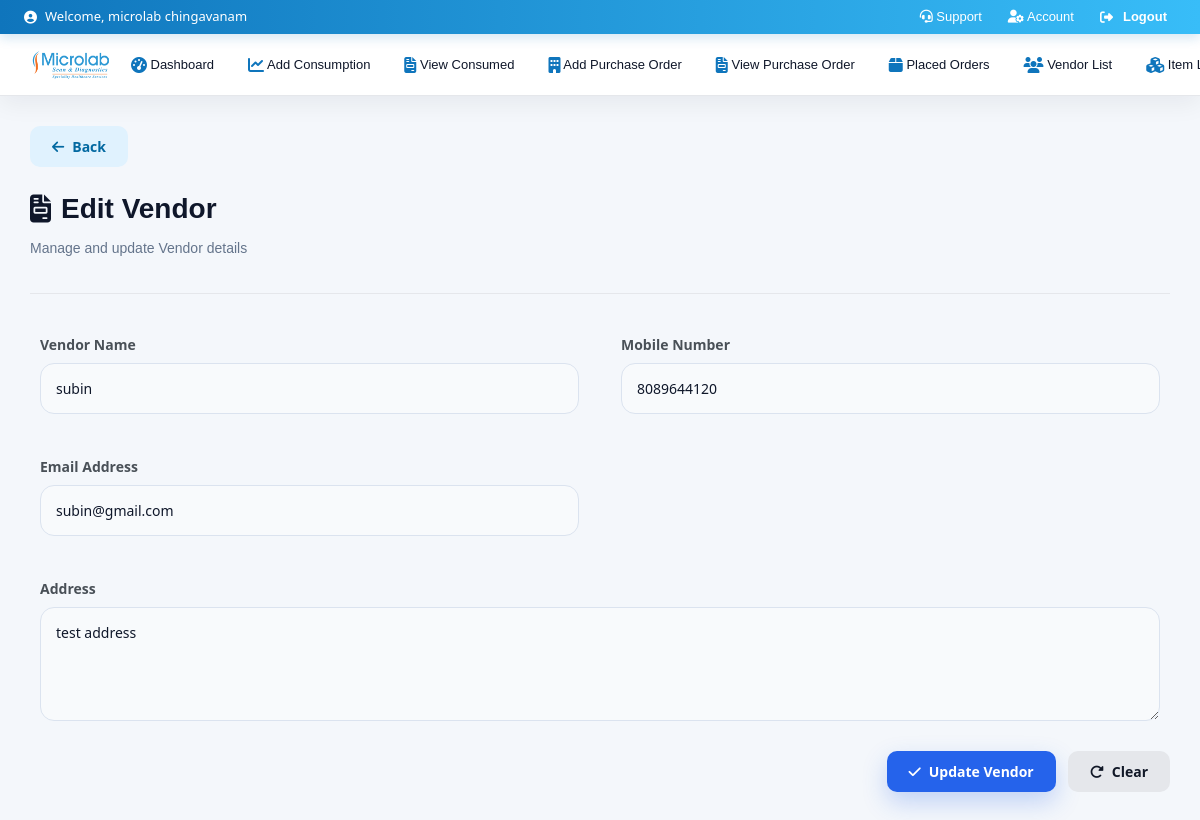
The app's page /vendors/update/342/ (signed in) with its own data.
### myapp/models.py (models this page shows, shortened)
class Registration(models.Model):
    First_name = models.CharField(max_length=200, null=True, blank=True)
    Last_name = models.CharField(max_length=200, null=True, blank=True)
    Email = models.EmailField(max_length=200, null=True, blank=True)
    Password = models.CharField(max_length=200, null=True, blank=True)
    Mobile_Number = models.CharField(max_length=200, null=True, blank=True)
    Registration_date = models.DateField(max_length=200, null=True, blank=True)
    Image = models.ImageField(upload_to='logo/', blank=True, null=True)
    gst_num = models.CharField(max_length=200, null=True, blank=True)
    address = models.TextField(max_length=1000, null=True, blank=True)
    User_Agreement = models.BooleanField(default=False)
    User_role = models.CharField(max_length=200, null=True, blank=True)
    created_at = models.DateField(auto_now_add=True, null=True, blank=True)
    user = models.OneToOneField(User, on_delete=models.CASCADE, null=True)
    edit_allowed = models.CharField(
        max_length=200,
        null=True,
        blank=True,
        default="False"
    )
    smtp_host = models.CharField(
        max_length=200,
        null=True,
        blank=True,
        default='smtp.gmail.com'
    )
    smtp_port = models.IntegerField(
        null=True,
        blank=True,
        default=587
    )
    smtp_email = models.EmailField(
        max_length=200,
        null=True,
        blank=True
    )
    smtp_password = models.CharField(
        max_length=500,
        null=True,
        blank=True
    )
    smtp_use_tls = models.BooleanField(default=True)
    payment_status=models.CharField(max_length=200, null=True, blank=True)
    payment_expiry= models.CharField(max_length=200, null=True, blank=True)

class Vendor(models.Model):
    name = models.CharField(max_length=255,null=True, blank=True)
    mobile_number = models.CharField(max_length=15,null=True, blank=True)
    email = models.EmailField(null=True, blank=True)
    address = models.TextField(null=True, blank=True)
    created_at = models.DateField(auto_now_add=True,null=True, blank=True)
    user = models.ForeignKey(User, on_delete=models.CASCADE, null=True, blank=True)  # Add this

### myapp/views.py (the view, shortened to what this page needs)
# urls.py: path('vendors/update/<int:pk>/', views.vendor_update, name='vendor_update'),
def vendor_update(request, pk):
    bok = Registration.objects.get(id=request.session['logg'])
    vendor = get_object_or_404(Vendor, pk=pk)
    return render(request, 'vendor_update.html', {'vendor': vendor,'bok':bok})

### templates/vendor_update.html (shortened to what this page needs)
{% include 'navbar3.html' %}
<!DOCTYPE html>
<html lang="en">
<head>
    <link rel="stylesheet" href="https://cdnjs.cloudflare.com/ajax/libs/font-awesome/6.5.1/css/all.min.css">
</head>
<body>
    <div class="main-content">
        <div class="full-page-form">
            <div class="page-header">
                <div>
                  <button type="button"
                  class="btn-modern btn-back"
                  onclick="window.location.href='{% url 'vendor_list' %}'">
              <i class="fa-solid fa-arrow-left"></i>
              Back
          </button>
          <br>  <br>
                    <h2>
                        <i class="fa-solid fa-file-invoice"></i>
                        Edit Vendor
                    </h2>
                    <p>
                        Manage and update Vendor details
                    </p>
                </div>
            </div>
        <form method="post"
              enctype="multipart/form-data"
              action="{% url 'vendor_update' vendor.id %}"
              novalidate>
            <div class="form-grid">
                <div class="form-group">
                    <label for="name">Vendor Name</label>
                    <input type="text"
                           id="name"
                           name="name"
                           value="{{ vendor.name }}"
                           required
                           pattern="[A-Za-z\s]{3,}"
                           title="Enter at least 3 letters">
                </div>
                <div class="form-group">
                    <label for="mobile_number">Mobile Number</label>
                    <input type="text"
                           id="mobile_number"
                           name="mobile_number"
                           value="{{ vendor.mobile_number }}"
                           required
                           pattern="\d{10}"
                           title="Enter 10 digit number">
                </div>
                <div class="form-group">
                    <label for="email">Email Address</label>
                    <input type="email"
                           id="email"
                           name="email"
                           value="{{ vendor.email }}"
                           required>
                </div>
                <div class="form-group col-span-3">
                    <label for="address">Address</label>
                    <textarea id="address"
                              name="address"
                              rows="4"
                              required>{{ vendor.address }}</textarea>
                </div>
            </div>
            <div class="button-area">
                <button type="submit" class="btn-modern btn-update">
                    <i class="fa-solid fa-check"></i>
                    Update Vendor
                </button>
                <button type="reset" class="btn-modern btn-clear">
                    <i class="fa-solid fa-rotate-right"></i>
                    Clear
                </button>
            </div>
        </form>
    </div>
</div>
</body>
</html>

### templates/navbar3.html (shortened to what this page needs)
{% include 'links.html' %}
{% load static %}
<div class="ml-top-support-bar d-flex justify-content-between align-items-center">
    <div class="ml-top-support-left">
        <i class="fas fa-user-circle"></i>
        <span>Welcome, {{ bok.First_name }}</span>
    </div>
    <div class="ml-top-support-links">
        <a href="mailto:aslamchirayil0001@gmail.com?subject=Support%20Request">
            <i class="fas fa-headset"></i> Support
        </a>
        <a href="{% url 'update_employee' %}">
            <i class="fas fa-user-cog"></i> Account
        </a>
        <a href="#" id="logoutBtn" style="color: white;">
            <i class="fas fa-sign-out-alt"></i> Logout
        </a>
    </div>
</div>
<nav class="navbar navbar-expand-lg ml-navbar-horizontal">
    <a class="ml-navbar-brand" href="/dashboard">
        <img src="{% static 'logo.png' %}" alt="Microlab Logo">
    </a>
    <div class="collapse navbar-collapse" id="mlNavbarNav">
        <ul class="navbar-nav ms-auto">
            <li class="nav-item"><a class="nav-link" href="/dashboard"><i class="fas fa-tachometer-alt"></i> Dashboard</a></li>
            <li class="nav-item"><a class="nav-link" href="/view_consumed_orders"><i class="fas fa-chart-line"></i> Add Consumption</a></li>
            <li class="nav-item"><a class="nav-link" href="/custom_consumed"><i class="fas fa-file-invoice"></i> View Consumed</a></li>
            <li class="nav-item"><a class="nav-link" href="/company_list"><i class="fas fa-building"></i> Add Purchase Order</a></li>
            <li class="nav-item"><a class="nav-link" href="/view_purchase_orders"><i class="fas fa-file-invoice"></i> View Purchase Order</a></li>
            <li class="nav-item"><a class="nav-link" href="/placed_orders"><i class="fas fa-box"></i> Placed Orders</a></li>
            <li class="nav-item"><a class="nav-link" href="/vendor_list"><i class="fas fa-users"></i> Vendor List</a></li>
            <li class="nav-item"><a class="nav-link" href="/item_list"><i class="fas fa-cubes"></i> Item List</a></li>
        </ul>
    </div>
</nav>

### templates/navbar3.html (style rules this page uses)
:root { --ml-nav-primary: #0f75bc; --ml-nav-dark: #0f172a; --ml-nav-border: #e5e7eb; --ml-nav-bg: rgba(255, 255, 255, 0.96); }
body.ml-navbar-page { padding-top: 96px; background: #f4f7fb; }
.ml-top-support-bar { position: fixed; top: 0; left: 0; width: 100%; min-height: 34px; background: linear-gradient(90deg, #0f75bc, #38bdf8); color: #fff; z-index: 1050; padding: 0 24px; font-size: 13px; font-weight: 500; box-shadow: 0 4px 12px rgba(15, 117, 188, 0.18); }
.ml-top-support-left, .ml-top-support-links { display: flex; align-items: center; gap: 8px; white-space: nowrap; }
.ml-top-support-bar a { color: #fff; text-decoration: none; padding: 4px 9px; border-radius: 20px; transition: 0.25s ease; }
.ml-navbar-horizontal { position: fixed; top: 34px; left: 0; width: 100%; min-height: 62px; background: var(--ml-nav-bg); backdrop-filter: blur(14px); -webkit-backdrop-filter: blur(14px); z-index: 1040; padding: 8px 24px; border-bottom: 1px solid var(--ml-nav-border); box-shadow: 0 8px 24px rgba(15, 23, 42, 0.06); }
.ml-navbar-horizontal .ml-navbar-brand { display: flex; align-items: center; padding: 0; }
.ml-navbar-horizontal .ml-navbar-brand img { height: 42px; width: auto; object-fit: contain; }
.ml-navbar-horizontal .navbar-nav { align-items: center; gap: 4px; }
.ml-navbar-horizontal .nav-link { color: var(--ml-nav-dark) !important; font-size: 13px; font-weight: 600; padding: 9px 11px !important; border-radius: 12px; display: flex; align-items: center; gap: 7px; transition: 0.25s ease; white-space: nowrap; }
.ml-navbar-horizontal .nav-link i { color: var(--ml-nav-primary); font-size: 14px; }
#logoutBtn { text-decoration:none; color:#374151; font-weight:600; display:flex; align-items:center; gap:10px; transition:0.3s; }

### templates/vendor_update.html (style rules this page uses)
* { margin: 0; padding: 0; box-sizing: border-box; }
html, body { width: 100%; overflow-x: hidden; }
body { font-family: "Segoe UI", sans-serif; background: linear-gradient(135deg, #eef2ff, #f8fafc); }
.main-content { width: 100%; }
.full-page-form { width: 100%; max-width: 100%; padding: 30px; }
.page-header { display: flex; justify-content: space-between; align-items: center; margin-bottom: 30px; padding-bottom: 18px; border-bottom: 1px solid #e5e7eb; flex-wrap: wrap; gap: 10px; }
.page-header h2 { font-size: 28px; font-weight: 700; color: #0f172a; margin: 0; display: flex; align-items: center; gap: 10px; }
.page-header p { margin-top: 6px; color: #64748b; font-size: 14px; }
form { width: 100%; }
.form-grid { display: grid; grid-template-columns: repeat(3, 1fr); gap: 22px; width: 100%; }
.form-group { display: flex; flex-direction: column; width: 100%; }
.col-span-3 { grid-column: span 3; }
.form-group label { font-size: 13px; font-weight: 600; color: #334155; margin-bottom: 8px; }
.form-group input, .form-group textarea { width: 100%; border: 1px solid #dbe3ef; border-radius: 14px; background: #f8fafc; padding: 14px 15px; font-size: 14px; color: #0f172a; transition: all 0.25s ease; outline: none; }
.form-group textarea { resize: vertical; min-height: 110px; }
.button-area { margin-top: 35px; display: flex; gap: 14px; flex-wrap: wrap; }
.btn-modern { border: none; padding: 13px 24px; border-radius: 14px; font-size: 14px; font-weight: 600; display: inline-flex; align-items: center; gap: 8px; cursor: pointer; transition: all 0.25s ease; text-decoration: none; }
.btn-update { background: linear-gradient(135deg,#2563eb,#1d4ed8); color: white; box-shadow: 0 10px 25px rgba(37,99,235,0.25); }
.btn-back { background: #e0f2fe; color: #0369a1; }
.btn-clear { background: #f1f5f9; color: #334155; }
@media (max-width:1200px) { .form-grid { grid-template-columns: repeat(2,1fr); } }
@media (max-width:1200px) { .col-span-3 { grid-column: span 2; } }
.button-area { display: flex; justify-content: flex-end; align-items: center; gap: 12px; margin-top: 20px; flex-wrap: wrap; }
.btn-modern { border: none; padding: 10px 22px; border-radius: 10px; font-size: 14px; font-weight: 600; cursor: pointer; display: inline-flex; align-items: center; gap: 8px; transition: 0.3s ease; }
.btn-update { background: #2563eb; color: #fff; }
.btn-clear { background: #e5e7eb; color: #111827; }

### records on screen
Registration: First_name "microlab chingavanam"
Vendor: name "subin", mobile_number "8089644120", email "subin@gmail.com", address "test address"
